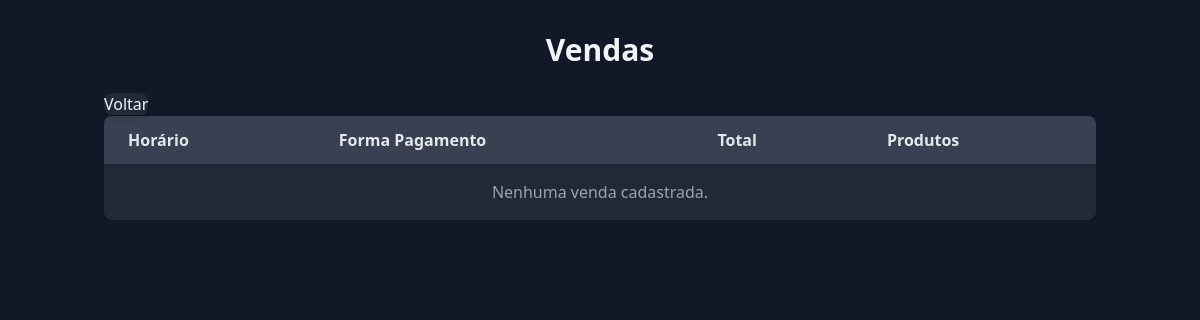
The app's page /vendas/, older data.
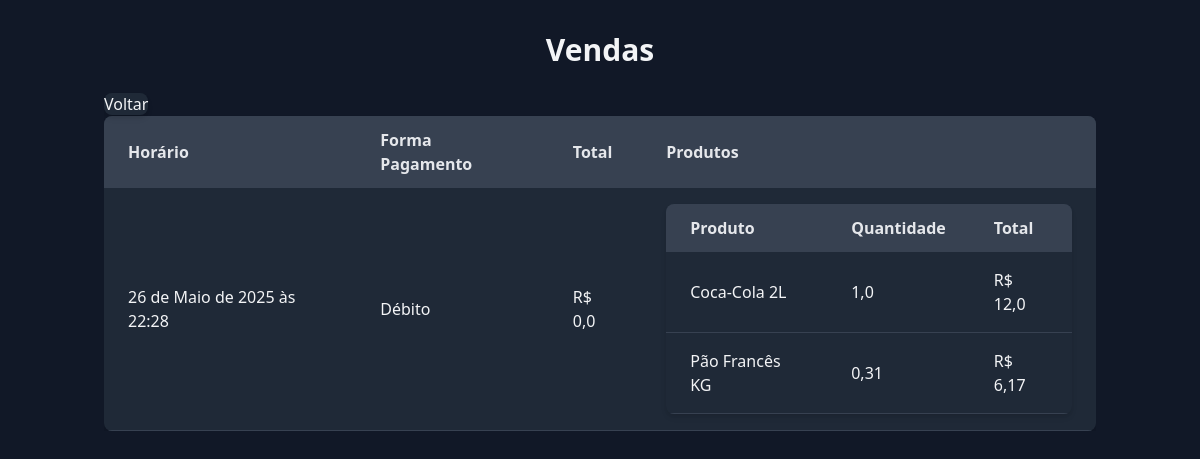
The same page, newer data.
### app/models.py (models this page shows, shortened)
class Venda(models.Model):
    total = models.FloatField()
    formaDePagamento = models.ForeignKey(FormaDePagamento, on_delete=models.CASCADE)
    horario = models.DateTimeField(auto_created=True, auto_now=True)

class FormaDePagamento(models.Model):
    nome = models.CharField(max_length=30)
    taxa = models.FloatField()
    def __str__(self):
        return self.nome

class ProdutoVendido(models.Model):
    produto = models.ForeignKey(Produto, on_delete=models.CASCADE)
    quantidade = models.FloatField()
    total = models.FloatField()
    venda = models.ForeignKey(Venda, related_name="produtos_vendidos", on_delete=models.CASCADE)

class Produto(models.Model):
    descricao = models.CharField(max_length=100)
    valor = models.FloatField()
    custo = models.FloatField()
    categoria = models.ForeignKey(Categoria, on_delete=models.CASCADE)

### app/views.py (the view)
# urls.py: path('vendas/', vendas_view),
def vendas_view(request):
    vendas = Venda.objects.prefetch_related('produtos_vendidos__produto')
    return render(request, 'vendas.html', {'vendas': vendas})

### app/templates/vendas.html (shortened to what this page needs)
{% extends "base.html" %}
{% block header %}
Vendas
{% endblock %}
{% block conteudo %}
<table class="min-w-full bg-gray-800 shadow-md rounded-lg overflow-hidden">
    <thead class="bg-gray-700 text-gray-200 text-left">
        <tr>
            <th class="py-3 px-6">Horário</th>
            <th class="py-3 px-6">Forma Pagamento</th>
            <th class="py-3 px-6">Total</th>
            <th class="py-3 px-6">Produtos</th>
        </tr>
    </thead>
    <tbody>
        {% for venda in vendas %}
        <tr class="border-b border-gray-700 hover:bg-gray-700">
            <td class="py-4 px-6">{{ venda.horario }}</td>
            <td class="py-4 px-6">{{ venda.formaDePagamento }}</td>
            <td class="py-4 px-6">R$ {{ venda.total }}</td>
            <td class="py-4 px-6">
                <table class="min-w-full bg-gray-800 shadow-md rounded-lg overflow-hidden">
                    <thead class="bg-gray-700 text-gray-200 text-left">
                        <tr>
                            <th class="py-3 px-6">Produto</th>
                            <th class="py-3 px-6">Quantidade</th>
                            <th class="py-3 px-6">Total</th>
                        </tr>
                    </thead>
                    <tbody>
                        {% for pv in venda.produtos_vendidos.all %}
                        <tr class="border-b border-gray-700 hover:bg-gray-700">
                            <td class="py-4 px-6">{{ pv.produto.descricao }}</td>
                            <td class="py-4 px-6">{{ pv.quantidade }}</td>
                            <td class="py-4 px-6">R$ {{ pv.total }}</td>
                        </tr>
                        {% empty %}
                        <tr>
                            <td colspan="4" class="py-4 px-6 text-center text-gray-400">Nenhum produto vendido.</td>
                        </tr>
                        {% endfor %}
                    </tbody>
                </table>
            </td>
        </tr>
        {% empty %}
        <tr>
            <td colspan="4" class="py-4 px-6 text-center text-gray-400">Nenhuma venda cadastrada.</td>
        </tr>
        {% endfor %}
    </tbody>
</table>
{% endblock %}

Row changes from the older to the newer data that the page shows:
added Venda: horario "26 de Maio de 2025 às 22:28", formaDePagamento "Débito", total "0,0"
added ProdutoVendido: produto.descricao "Coca-Cola 2L", quantidade "1,0", total "12,0"
added ProdutoVendido: produto.descricao "Pão Francês KG", quantidade "0,31", total "6,17"
Text that changed along with them:
text no longer shown: "Nenhuma venda cadastrada."
